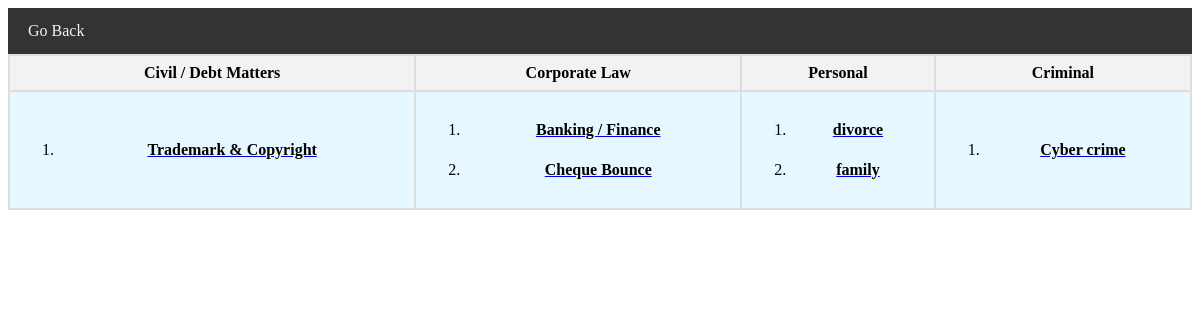
The page /casesshow on the database its author committed.
### ad_detil/models.py (models this page shows, shortened)
class Tbl_cat(models.Model):
    Cat_name = models.CharField(max_length=20)
    Cat_desc = models.CharField(max_length=100)

class Sub_category(models.Model):
    category = models.ForeignKey(Tbl_cat, on_delete=models.CASCADE)
    sub_name = models.CharField(max_length=30)
    des = models.CharField(max_length=30)

### customer/views.py (the view)
# urls.py: path('casesshow',views.Cases_show,name='cases_show'),
def Cases_show(request):
    cat=Tbl_cat.objects.all()
    subcat=Sub_category.objects.all()
    return render(request,'cases.html',{'cat':cat,'scat':subcat})

### templates/cases.html (shortened to what this page needs)
<!DOCTYPE html>
<html lang="en">
<head>
</head>
<body>
<div class="navbar">
    <a href="#" onclick="history.go(-1); return false;">Go Back</a>
</div>
<table>
    <thead>
        <tr>
            {% for i in cat %}
            <th>{{i.Cat_name}}</th>
            {% endfor %}
        </tr>
    </thead>
    <tbody>
        <tr>
           {% for j in cat %}
          <td><ol>{% for i in scat %}{% if i.category.id == j.id %}<li><a href="{% url 'alist' i.id %}"><h4 style="color:black;">{{i.sub_name}}</h4></a>{% endif %}{% endfor %}</ol></td>
          {% endfor %}
        </tr>
    </tbody>
</table>
</body>
</html>

### templates/cases.html (style rules this page uses)
table { width: 100%; border-collapse: collapse; margin-bottom: 20px; background-color: #e6f7ff; opacity: 0; animation: fadeIn 1s ease forwards; }
th, td { border: 2px solid #dddddd; text-align: center; padding: 8px; color:black; }
th { background-color: #f2f2f2; }
.navbar { background-color: #333; overflow: hidden; }
.navbar a { float: left; display: block; color: #f2f2f2; text-align: center; padding: 14px 20px; text-decoration: none; }

### rows shown on the page
Tbl_cat: Cat_name "Civil / Debt Matters"
Tbl_cat: Cat_name "Corporate Law"
Tbl_cat: Cat_name "Personal"
Tbl_cat: Cat_name "Criminal"
Sub_category: sub_name "Trademark & Copyright"
Sub_category: sub_name "Banking / Finance"
Sub_category: sub_name "Cheque Bounce"
Sub_category: sub_name "divorce"
Sub_category: sub_name "family"
Sub_category: sub_name "Cyber crime"
